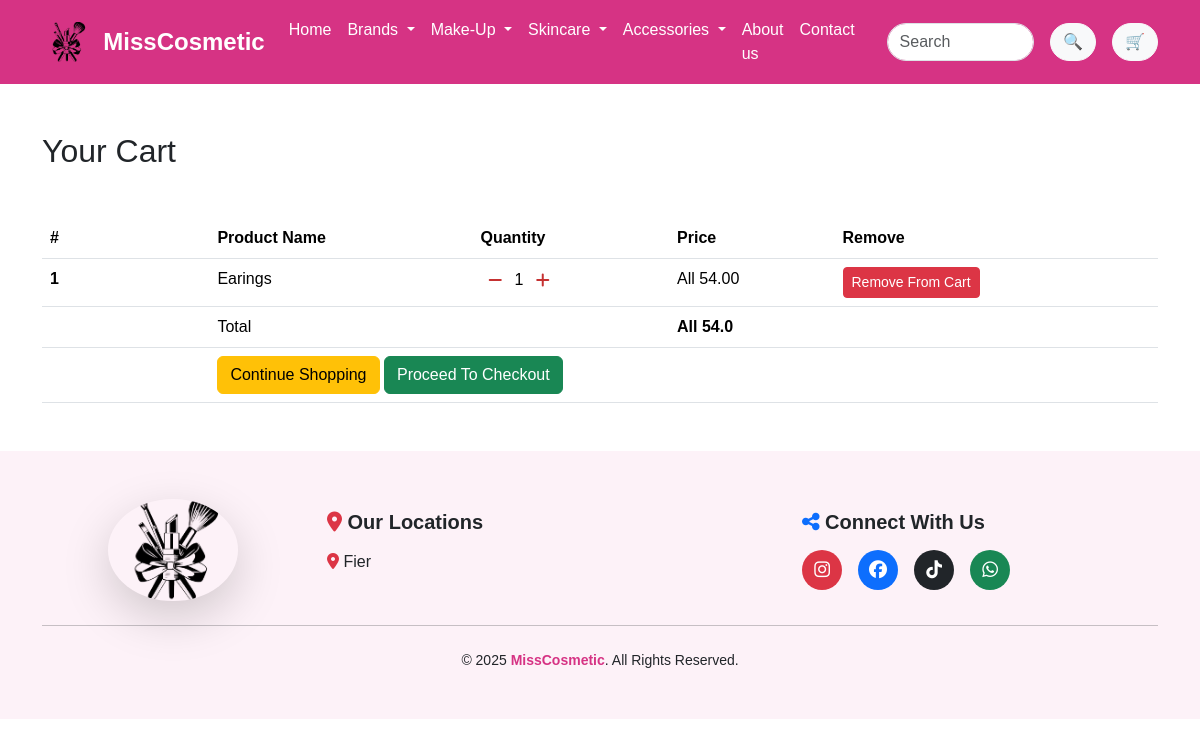
Page /cart/ on the earlier database version.
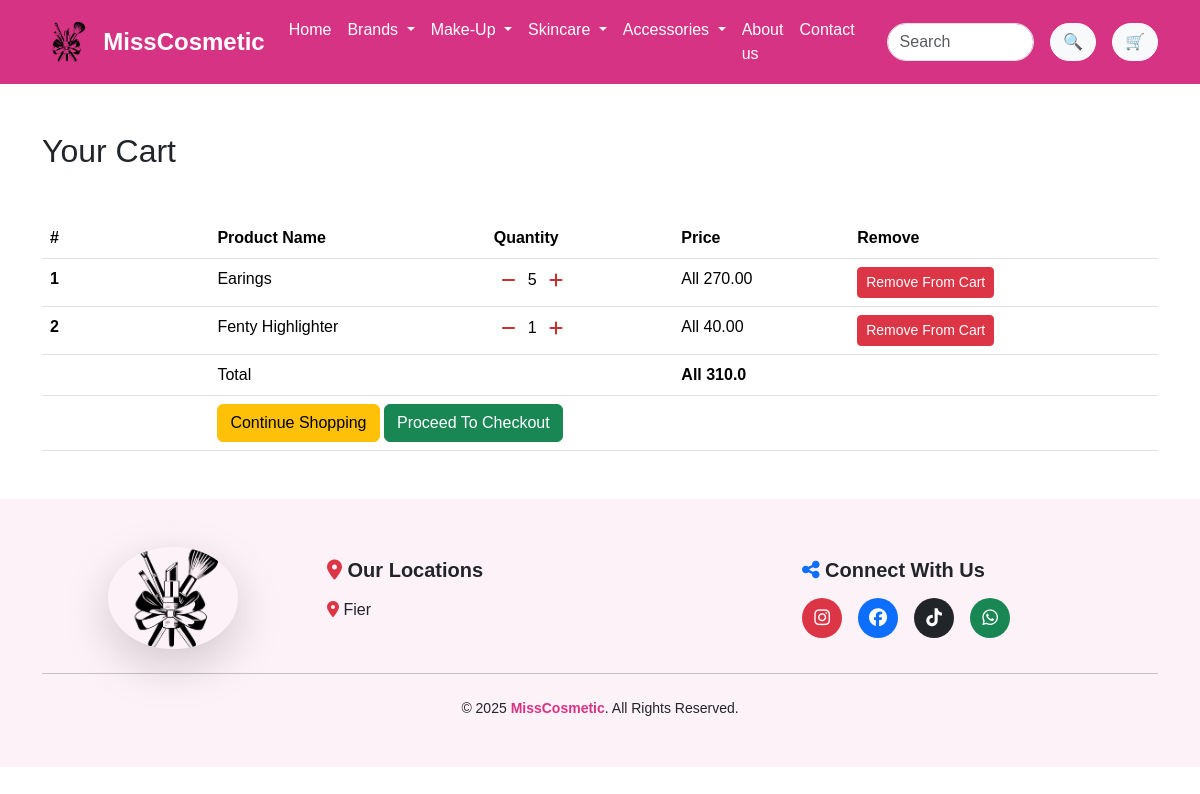
Same page on the later database version.
### aplication/models.py (models this page shows, shortened)
class Cart(models.Model):
    item = models.ForeignKey(Product, on_delete=models.CASCADE)
    quantity = models.IntegerField(default=1)
    purchased = models.BooleanField(default=False)
    created = models.DateTimeField(auto_now_add=True)
    updated = models.DateTimeField(auto_now=True)
    def get_total(self):
        total = self.item.actual_price * self.quantity
        float_total = format(total, '0.2f')
        return float_total

class Product(models.Model):
    name = models.CharField(max_length=255)
    description = models.TextField(max_length=500, null=True, blank=True)
    actual_price = models.DecimalField(max_digits=10, decimal_places=2)
    original_price = models.DecimalField(max_digits=10, decimal_places=2, null=True, blank=True)
    image = models.ImageField(upload_to='products/')
    arrival = models.ForeignKey(Arrival, on_delete=models.CASCADE, null=True, blank=True)
    marka=models.ForeignKey(Marka,on_delete=models.CASCADE,null=True,blank=True)
    makeup=models.ForeignKey(Makeup,on_delete=models.CASCADE,null=True,blank=True)
    skincare=models.ForeignKey(Skincare,on_delete=models.CASCADE,null=True,blank=True)
    accessor=models.ForeignKey(Accessor,on_delete=models.CASCADE,null=True,blank=True)
    offer=models.ForeignKey(Offer,on_delete=models.CASCADE,null=True,blank=True)
    collection=models.ForeignKey(Collection,on_delete=models.CASCADE,null=True,blank=True)
    is_bestseller = models.BooleanField(default=False)

class Order(models.Model):
    orderitems = models.ManyToManyField(Cart)
    ordered = models.BooleanField(default=False)
    created = models.DateTimeField(auto_now_add=True)
    def get_totals(self):
        total = 0
        for order_item in self.orderitems.all():
            total += float(order_item.get_total())
        return total

### aplication/views.py (the view)
# urls.py: path('cart/', views.cart, name='cart'),
def cart(request):
    categories = Marka.objects.all()
    cat = Makeup.objects.all()
    cate = Skincare.objects.all()
    categ = Accessor.objects.all()
    carts = Cart.objects.filter(purchased=False)
    orders = Order.objects.filter(ordered=False)
    if carts.exists() and orders.exists():
        order = orders[0]
        context = {
           'categories': categories,
            'cat': cat,
            'cate': cate,
            'categ': categ,
            'carts': carts,
            'order': order
        }
        return render(request, 'cart.html', context)
    else:
        return redirect('home')

### aplication/templates/cart.html (shortened to what this page needs)
<!DOCTYPE html>
{% extends 'index.html' %}
{% load static %}
{% block style %}
<link rel="stylesheet" href="{% static 'css/style.css' %}">
{% endblock %}
{% block content %}
<body>
    {% include 'navbar.html' %}
    <div class="container my-5">
        <div class="my-5">
            <h2>Your Cart</h2>
        </div>
        <table class="table">
            <thead>
                <tr>
                    <th scope="col" width="15%">#</th>
                    <th scope="col">Product Name</th>
                    <th scope="col">Quantity</th>
                    <th scope="col">Price</th>
                    <th scope="col">Remove</th>
                </tr>
            </thead>
            <tbody>
                {% for cart in carts %}
                <tr>
                    <th scope="row">{{ forloop.counter }}</th>
                    <td>{{ cart.item.name }}</td>
                    <td>
                        <a href="{% url 'decrease_item' pk=cart.item.pk %}"><span class="badge badge-light"><i
                                    class="fas fa-minus" style="color: #c53131; font-size: 16px;"></i></span></a>
                        {{cart.quantity }}
                        <a class="mr-2" href="{% url 'increase_item' pk=cart.item.pk %}"><span
                                class="badge badge-light"><i class="fas fa-plus"
                                    style="color: #c53131; font-size: 16px;"></i></span></a>
                    </td>
                    <td>All {{ cart.get_total }}</td>
                    <td><a href="{% url 'remove_item' pk=cart.item.pk  %}" class="btn btn-danger btn-sm">Remove From
                            Cart</a> </td>
                </tr>
                {% endfor %}
                <tr>
                    <th scope="row"></th>
                    <td colspan="2">Total</td>
                    <td class="fw-bold">All {{ order.get_totals }}</td>
                    <td></td>
                </tr>
                <tr>
                    <th scope="row"></th>
                    <td colspan="4">
                        <a href="{% url 'home' %}" class="btn btn-warning ">Continue Shopping</a>
                        <a href="" class=" btn btn-success ">Proceed To Checkout</a>
                    </td>
                </tr>
            </tbody>
        </table>
    </div>
</body>
{% endblock %}

Differences in the rows shown:
changed Cart "Earings": quantity "1" → "5"; get_total "54.00" → "270.00"
added Cart: item.name "Fenty Highlighter", quantity "1", get_total "40.00"
changed through a linked row, Order: get_totals "54.0" → "310.0"
